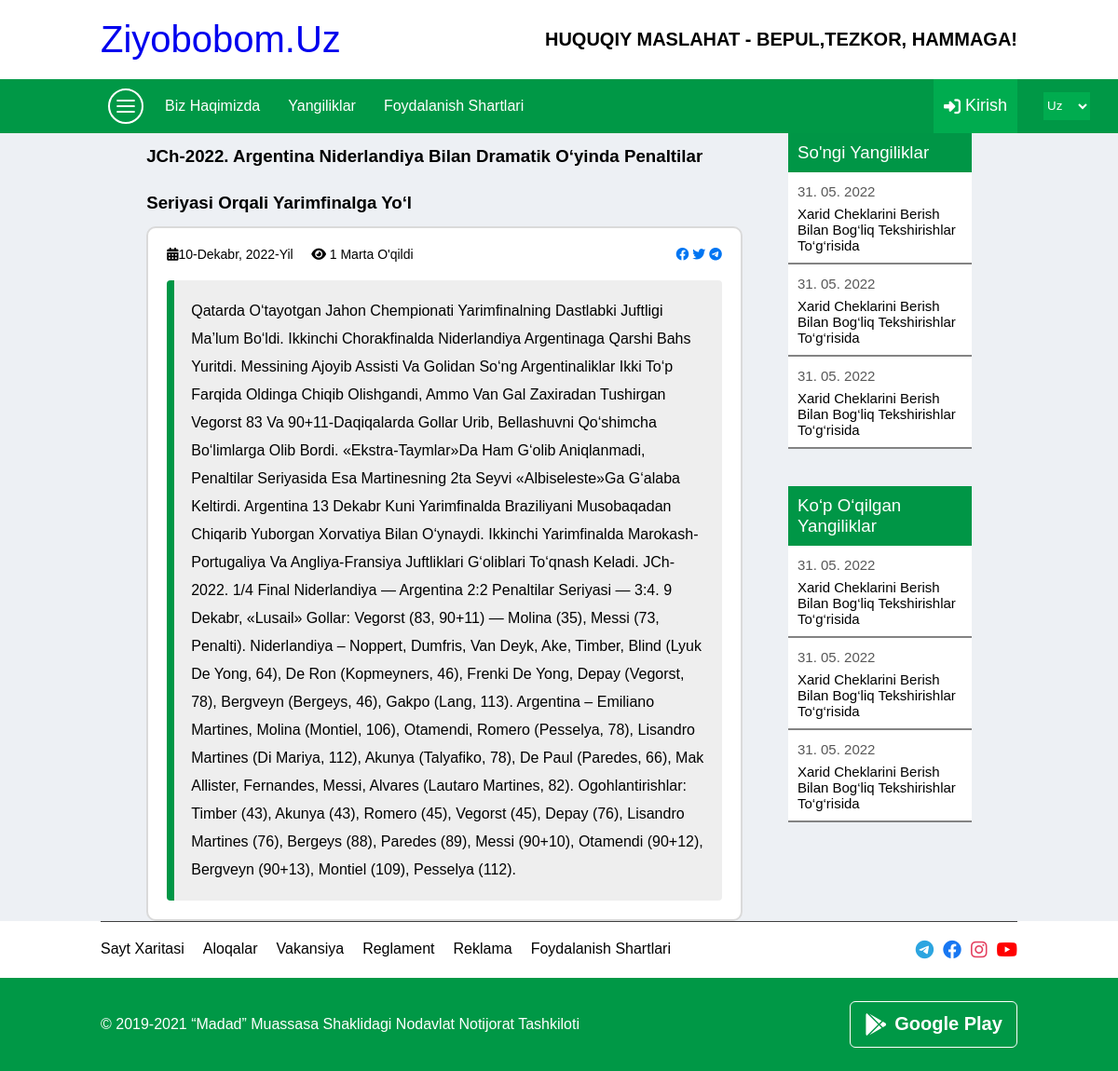
/yangiliklar/2, run on the app's committed database.
### app/models.py (models this page shows, shortened)
class Yangilik(models.Model):
    sarlavha = models.CharField(max_length=100)
    sana = models.DateField()
    matn = models.TextField()
    rasm = models.FileField(null=True, blank=True)
    korish_soni = models.PositiveSmallIntegerField(default=0)

### app/views.py (the view)
# urls.py: path('yangiliklar/<int:pk>', NewsView.as_view()),
class NewsView(View):
    def get(self, request, pk):
        context = {
            "yangilik": Yangilik.objects.get(id=pk)
        }
        return render(request, 'news1.html', context)

### templates/news1.html (shortened to what this page needs)
<!DOCTYPE html>
<html>
  <head>
    <link rel="stylesheet" type="text/css" media="screen" href="/static/css/main.css" />
    <link
      rel="stylesheet"
      href="https://cdnjs.cloudflare.com/ajax/libs/font-awesome/6.1.1/css/all.min.css"
    />
  </head>
  <body>
    <div class="container">
      <section class="logo">
        <a href="./">
          <div class="brend">ziyobobom.uz</div>
        </a>
        <h1>HUQUQIY MASLAHAT - BEPUL,TEZKOR, HAMMAGA!</h1>
      </section>
      <section class="navbar">
        <div class="links">
          <ul class="menu-icon">
            <li></li>
            <li></li>
            <li></li>
          </ul>
          <ul class="desktop-links">
            <li><a href="biz-haqimizda.html">Biz haqimizda</a></li>
            <li><a href="#">Yangiliklar</a></li>
            <li><a href="#">Foydalanish shartlari</a></li>
          </ul>
        </div>
        <div class="login">
          <i class="fa-solid fa-right-to-bracket"></i>
          Kirish
        </div>
        <select class="language" name="" id="">
          <option value="">Uz</option>
        </select>
      </section>
      <section class="condition">
        <div class="left">
          <h3>
            {{yangilik.sarlavha}}
          </h3>
          <div class="left-info">
            <div class="new-link">
              <div>
                <i class="calendar fa-solid fa-calendar-days"></i>{{yangilik.sana}}
                &nbsp; &nbsp; <i class="fa-solid fa-eye"></i> {{yangilik.korish_soni}} marta o'qildi
              </div>
              <div class="new-social">
                <i class="fa-brands fa-facebook"></i>
                <i class="fa-brands fa-twitter"></i>
                <i class="fa-brands fa-telegram"></i>
              </div>
            </div>
            <div class="about-info">
              <p>
                {{yangilik.matn}}
              </p>
            </div>
          </div>
        </div>
        <div class="news-right">
          <div class="news-one">
            <h3>So'ngi Yangiliklar</h3>
            <div class="card">
              <a href="#">
                <p>31. 05. 2022</p>
                <h4>
                  Xarid cheklarini berish bilan bog‘liq tekshirishlar
                  to‘g‘risida
                </h4>
              </a>
            </div>
            <div class="card">
              <a href="#">
                <p>31. 05. 2022</p>
                <h4>
                  Xarid cheklarini berish bilan bog‘liq tekshirishlar
                  to‘g‘risida
                </h4>
              </a>
            </div>
            <div class="card">
              <a href="#">
                <p>31. 05. 2022</p>
                <h4>
                  Xarid cheklarini berish bilan bog‘liq tekshirishlar
                  to‘g‘risida
                </h4>
              </a>
            </div>
          </div>
          <div class="news-two">
            <h3>Ko‘p o‘qilgan yangiliklar</h3>
            <div class="card">
              <a href="#">
                <p>31. 05. 2022</p>
                <h4>
                  Xarid cheklarini berish bilan bog‘liq tekshirishlar
                  to‘g‘risida
                </h4>
              </a>
            </div>
            <div class="card">
              <a href="#">
                <p>31. 05. 2022</p>
                <h4>
                  Xarid cheklarini berish bilan bog‘liq tekshirishlar
                  to‘g‘risida
                </h4>
              </a>
            </div>
            <div class="card">
              <a href="#">
                <p>31. 05. 2022</p>
                <h4>
                  Xarid cheklarini berish bilan bog‘liq tekshirishlar
                  to‘g‘risida
                </h4>
              </a>
            </div>
          </div>
        </div>
      </section>
      <section class="footer">
        <div class="footer-nav">
          <ul>
            <li>Sayt xaritasi</li>
            <li>Aloqalar</li>
            <li>Vakansiya</li>
            <li>Reglament</li>
            <li>Reklama</li>
            <li>Foydalanish shartlari</li>
          </ul>
          <div class="social">
            <i class="fa-brands fa-telegram"></i>
            <i class="fa-brands fa-facebook"></i>
            <i class="fa-brands fa-instagram"></i>
            <i class="fa-brands fa-youtube"></i>
          </div>
        </div>
      </section>
      <section class="about-me">
        <div>
          © 2019-2021 “Madad” muassasa shaklidagi nodavlat notijorat tashkiloti
        </div>
        <div>
          <i class="fa-brands fa-google-play"></i>
          <b>Google Play</b>
        </div>
      </section>
    </div>
  </body>
</html>

### static/css/main.css (style rules this page uses)
* { font-family: "Nunito", sans-serif; margin: 0; padding: 0; box-sizing: border-box; text-decoration: none; outline: 0; border: none; text-transform: capitalize; transition: all 0.2s linear; }
.container { max-width: 1700px !important; width: 100% !important; margin: 0 auto; position: relative; }
.container section { padding: 0px 9%; }
.container .logo { display: flex; justify-content: space-between; align-items: center; }
.container .logo h1 { font-size: 20px; }
.container .logo .brend { margin: 20px 0px; font-size: 40px; }
.container .navbar { display: flex; align-items: center; background-color: rgb(0, 152, 70); justify-content: space-between; color: white; position: relative; }
.container .navbar .links { display: flex; align-items: center; }
.container .navbar .links .menu-icon { width: 38px; height: 38px; border: 2px solid rgb(255, 255, 255); border-radius: 50%; display: flex; flex-direction: column; justify-content: center; margin: 8px; padding-left: 5px; }
.container .navbar .links .menu-icon li { width: 20px; height: 2px; border-radius: 2px; margin: 2px; border: 1px solid white; background-color: white; }
.container .navbar .links ul { display: flex; list-style-type: none; }
.container .navbar .links ul li { margin: 0px 5px; font-size: 16px; }
.container .navbar .links ul li a { padding: 20px 10px; text-align: center; color: white; text-decoration: none; }
.container .navbar .login { width: 90px; height: 57.5px; background-color: rgb(0, 172, 79); display: flex; justify-content: center; align-items: center; font-size: 18px; cursor: pointer; }
.container .navbar .login i { margin-right: 5px; }
.container .navbar .language { position: absolute; width: 50px; height: 30px; background-color: rgb(0, 172, 79); right: 30px; color: white; }
.footer-nav { display: flex; justify-content: space-between; padding-top: 20px !important; padding-bottom: 20px !important; border-top: 1px solid rgb(63, 63, 63); }
.footer-nav ul { display: flex; flex-wrap: wrap; list-style-type: none; }
.footer-nav ul li { margin-right: 20px; }
.footer-nav .social { font-size: 20px; display: flex; gap: 10px; }
.footer-nav .social i { transition: all 0.4s ease; }
.footer-nav .social i:nth-child(1) { color: rgb(44, 165, 224); }
.footer-nav .social i:nth-child(2) { color: rgb(24, 119, 242); }
.footer-nav .social i:nth-child(3) { color: rgb(228, 64, 95); }
.footer-nav .social i:nth-child(4) { color: rgb(255, 0, 0); }
.about-me { padding-top: 25px !important; padding-bottom: 25px !important; background-color: rgb(0, 152, 70); color: white; display: flex; flex-wrap: wrap; justify-content: space-between; align-items: center; }
.about-me div:nth-child(2) { width: 180px; height: 50px; border: 1px solid white; border-radius: 6px; transition: all 0.5s ease; display: flex; align-items: center; justify-content: center; font-size: 20px; }
.about-me div:nth-child(2) i { font-size: 24px; margin-right: 8px; }
.about-info { padding: 18px; background-color: rgb(238, 238, 238); border-left: 8px solid rgb(0, 150, 70); line-height: 22px; border-radius: 4px; margin-top: 20px; }
.condition { width: 100%; display: flex; background-color: rgb(237, 240, 244); padding: 20px 40px; display: flex; justify-content: space-evenly; }
.condition .left { width: 65%; }
.condition .left h3 { line-height: 50px; }
.condition .left-info { width: 100%; background-color: white; border: 2px solid rgb(218, 218, 218); border-radius: 10px; padding: 20px; }
.condition .left-info p { line-height: 30px; }
.news-right { width: 20%; border-radius: 4px; height: fit-content; }
.news-right .news-one, .news-right .news-two { margin-bottom: 40px; background-color: white; }
.news-right .news-one h3, .news-right .news-two h3 { background-color: rgb(0, 150, 70); color: white; padding: 10px 10px; font-weight: 100; }
.news-right .news-one .card, .news-right .news-two .card { width: 100% !important; border-bottom: 2px solid rgb(131, 131, 131); margin: 6px 0px; padding-left: 10px; font-size: 15px; color: black; padding: 10px; padding-top: 0; }
.news-right .news-one .card h4, .news-right .news-two .card h4 { font-weight: 100; color: black; }
.news-right .news-one .card p, .news-right .news-two .card p { color: rgb(88, 88, 88); line-height: 30px; }
.new-link { display: flex; justify-content: space-between; font-size: 14px; }
.new-link .new-social { color: rgb(0, 117, 242); }

### data on the page
Yangilik: sarlavha "JCh-2022. Argentina Niderlandiya Bilan Dramatik O‘yinda Penaltilar Seriyasi Orqali Yarimfinalga Yo‘l", sana "10-Dekabr, 2022-Yil", korish_soni "1", matn "Qatarda O‘tayotgan Jahon Chempionati Yarimfinalning Dastlabki Juftligi Ma’lum Bo‘ldi. Ikkinchi Chorakfinalda Niderlandiya Argentinaga Qarshi Bahs Yuritdi. Messining Ajoyib Assisti Va Golidan So‘ng Argentinaliklar Ikki To‘p Farqida Oldinga Chiqib Olishgandi, Ammo Van Gal Zaxiradan Tushirgan Vegorst 83 Va 90+11-Daqiqalarda Gollar Urib, Bellashuvni Qo‘shimcha Bo‘limlarga Olib Bordi. «Ekstra-Taymlar»da Ham G‘olib Aniqlanmadi, Penaltilar Seriyasida Esa Martinesning 2ta Seyvi «albiseleste»ga G‘alaba Keltirdi. Argentina 13 Dekabr Kuni Yarimfinalda Braziliyani Musobaqadan Chiqarib Yuborgan Xorvatiya Bilan O‘ynaydi. Ikkinchi Yarimfinalda Marokash-Portugaliya Va Angliya-Fransiya Juftliklari…"
